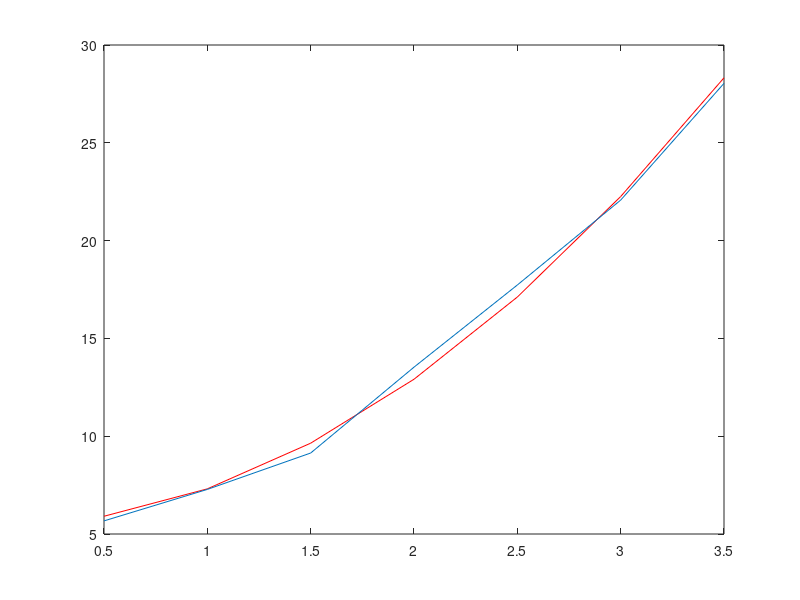

Write MATLAB code to recreate this figure.
clear all;
clc;

y=[5.67 7.28 9.14 13.53 17.73 22.07 28.04];
x=[0.5 1 1.5 2 2.5 3 3.5];

x_2=x.^2;

mx_2y=mean(x_2.*y);
mx_2=mean(x_2);
my=mean(y);
mx_4=mean(x_2.^2);
mx_2_2=(mean(x_2))^2;

A=(mx_2y-mx_2*my)/(mx_4-mx_2_2);
B=my-A*mx_2;

figure
plot(x,A*x.^2+B,'r')
hold on
plot(x,y)